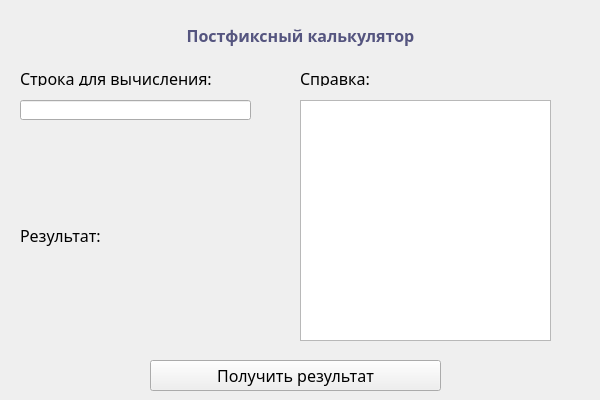
<?xml version="1.0" encoding="UTF-8"?>
<ui version="4.0">
 <class>PostfixCalculatorClass</class>
 <widget class="QMainWindow" name="PostfixCalculatorClass">
  <property name="geometry">
   <rect>
    <x>0</x>
    <y>0</y>
    <width>600</width>
    <height>400</height>
   </rect>
  </property>
  <property name="minimumSize">
   <size>
    <width>600</width>
    <height>400</height>
   </size>
  </property>
  <property name="maximumSize">
   <size>
    <width>600</width>
    <height>400</height>
   </size>
  </property>
  <property name="windowTitle">
   <string>PostfixCalculator</string>
  </property>
  <widget class="QWidget" name="centralWidget">
   <widget class="QLineEdit" name="input">
    <property name="geometry">
     <rect>
      <x>20</x>
      <y>100</y>
      <width>231</width>
      <height>20</height>
     </rect>
    </property>
   </widget>
   <widget class="QLabel" name="label">
    <property name="geometry">
     <rect>
      <x>20</x>
      <y>10</y>
      <width>561</width>
      <height>51</height>
     </rect>
    </property>
    <property name="palette">
     <palette>
      <active>
       <colorrole role="WindowText">
        <brush brushstyle="SolidPattern">
         <color alpha="255">
          <red>85</red>
          <green>85</green>
          <blue>127</blue>
         </color>
        </brush>
       </colorrole>
      </active>
      <inactive>
       <colorrole role="WindowText">
        <brush brushstyle="SolidPattern">
         <color alpha="255">
          <red>85</red>
          <green>85</green>
          <blue>127</blue>
         </color>
        </brush>
       </colorrole>
      </inactive>
      <disabled>
       <colorrole role="WindowText">
        <brush brushstyle="SolidPattern">
         <color alpha="255">
          <red>120</red>
          <green>120</green>
          <blue>120</blue>
         </color>
        </brush>
       </colorrole>
      </disabled>
     </palette>
    </property>
    <property name="font">
     <font>
      <family>Yu Mincho Light</family>
      <pointsize>12</pointsize>
      <weight>75</weight>
      <bold>true</bold>
     </font>
    </property>
    <property name="text">
     <string>Постфиксный калькулятор</string>
    </property>
    <property name="alignment">
     <set>Qt::AlignCenter</set>
    </property>
   </widget>
   <widget class="QLabel" name="label_2">
    <property name="geometry">
     <rect>
      <x>20</x>
      <y>70</y>
      <width>191</width>
      <height>16</height>
     </rect>
    </property>
    <property name="font">
     <font>
      <family>Yu Gothic UI Semilight</family>
      <pointsize>12</pointsize>
     </font>
    </property>
    <property name="text">
     <string>Строка для вычисления:</string>
    </property>
   </widget>
   <widget class="QLabel" name="output">
    <property name="geometry">
     <rect>
      <x>20</x>
      <y>210</y>
      <width>231</width>
      <height>51</height>
     </rect>
    </property>
    <property name="font">
     <font>
      <family>Yu Gothic UI Semilight</family>
      <pointsize>12</pointsize>
     </font>
    </property>
    <property name="text">
     <string>Результат:</string>
    </property>
   </widget>
   <widget class="QPushButton" name="executeB">
    <property name="geometry">
     <rect>
      <x>150</x>
      <y>360</y>
      <width>291</width>
      <height>31</height>
     </rect>
    </property>
    <property name="font">
     <font>
      <family>Yu Gothic UI Semilight</family>
      <pointsize>12</pointsize>
     </font>
    </property>
    <property name="text">
     <string>Получить результат</string>
    </property>
   </widget>
   <widget class="QLabel" name="label_4">
    <property name="geometry">
     <rect>
      <x>300</x>
      <y>70</y>
      <width>191</width>
      <height>16</height>
     </rect>
    </property>
    <property name="font">
     <font>
      <family>Yu Gothic UI Semilight</family>
      <pointsize>12</pointsize>
     </font>
    </property>
    <property name="text">
     <string>Справка:</string>
    </property>
   </widget>
   <widget class="QTextEdit" name="textEdit">
    <property name="geometry">
     <rect>
      <x>300</x>
      <y>100</y>
      <width>251</width>
      <height>241</height>
     </rect>
    </property>
   </widget>
  </widget>
 </widget>
 <layoutdefault spacing="6" margin="11"/>
 <resources>
  <include location="postfixcalculator.qrc"/>
 </resources>
 <connections/>
</ui>
